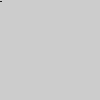
Frame 1 (no input)
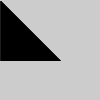
Frame 60 (the mouse pressed at the canvas centre just before this capture)
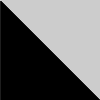
Frame 120 (the mouse held since frame 60 and released just before this capture)

The Processing sketch that drew these frames (run headless with seeded random() and noise(); from frame 60 on, the mouse is pressed at the canvas centre):

// Processing sketch: Timer
// ── Timer.pde
int i = 0;

void setup(){
  frameRate(10);
}

void draw(){
  i += 1;
  println(i);
  line(0,i,i,i);
}
